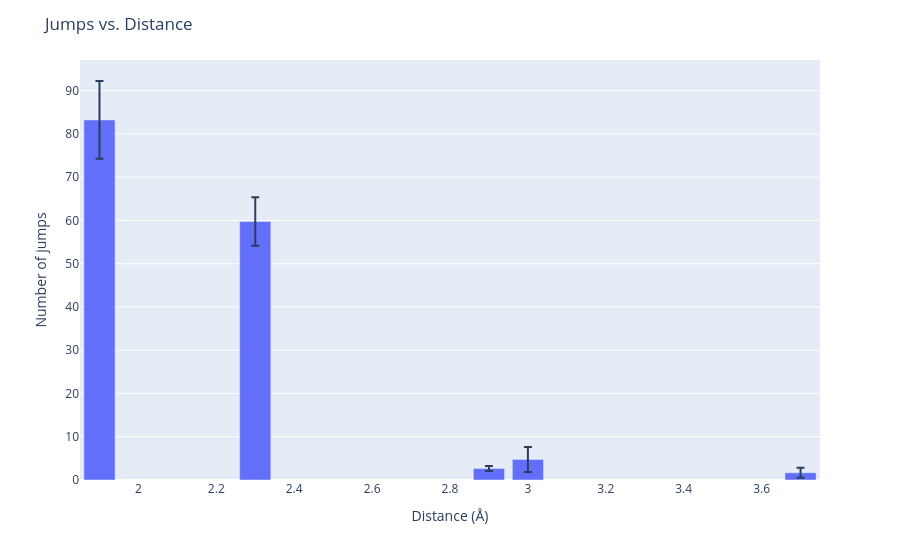

Notebook code cell kept with this figure:
### Code cell
jumps.plot_jumps_vs_distance(n_parts=4)

### Figure 1 — Plotly figure (JSON) as saved in the notebook; plotly's stock layout.template omitted (floating-point values rounded to 4 significant figures)
{"data": [{"error_y": {"array": [8.995, 5.62, 0.5774, 2.872, 1.155]}, "hovertemplate": "Displacement=%{x}<br>mean=%{y}<extra></extra>", "legendgroup": "", "marker": {"color": "#636efa", "pattern": {"shape": ""}}, "name": "", "orientation": "v", "showlegend": false, "textposition": "auto", "type": "bar", "x": [1.9, 2.3, 2.9, 3.0, 3.7], "xaxis": "x", "y": [83.25, 59.75, 2.667, 4.75, 1.667], "yaxis": "y"}], "layout": {"barmode": "stack", "legend": {"tracegroupgap": 0}, "margin": {"t": 60}, "title": {"text": "Jumps vs. Distance"}, "xaxis": {"anchor": "y", "domain": [0.0, 1.0], "title": {"text": "Distance (Å)"}}, "yaxis": {"anchor": "x", "domain": [0.0, 1.0], "title": {"text": "Number of jumps"}}}}
